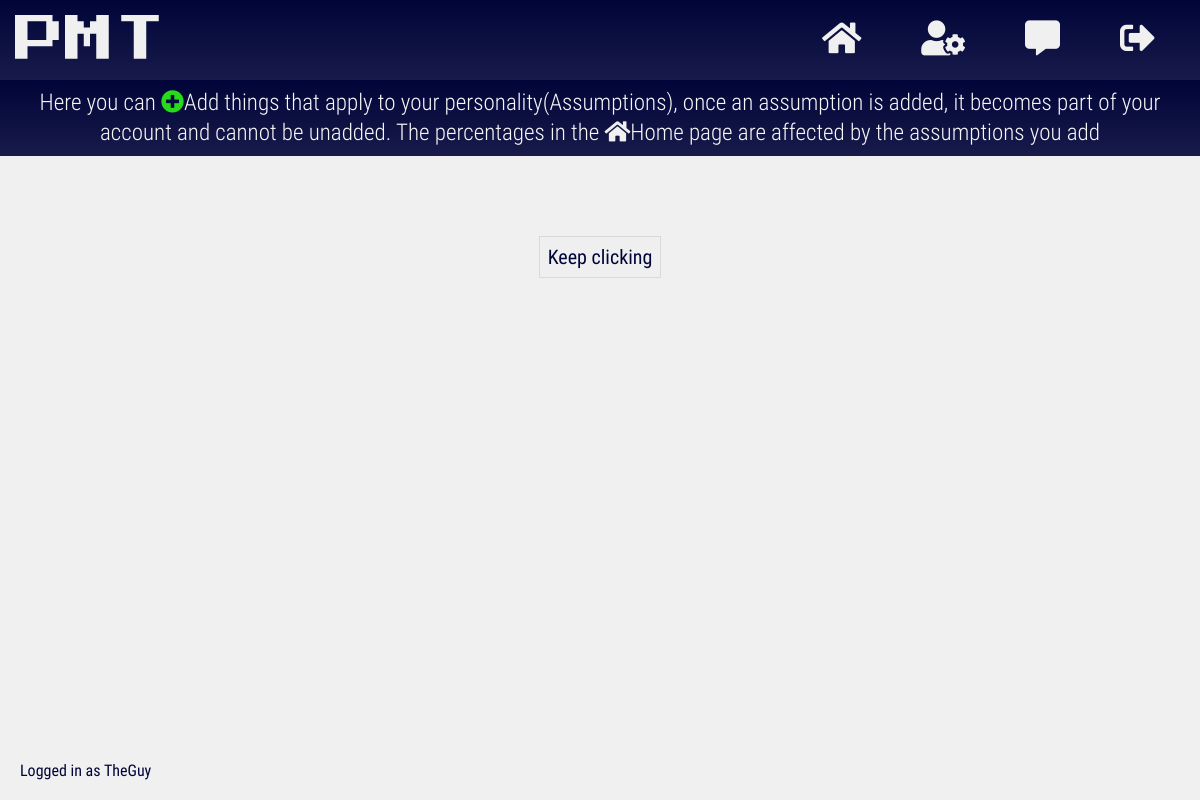
Page /assumptions (signed in) on the earlier database version.
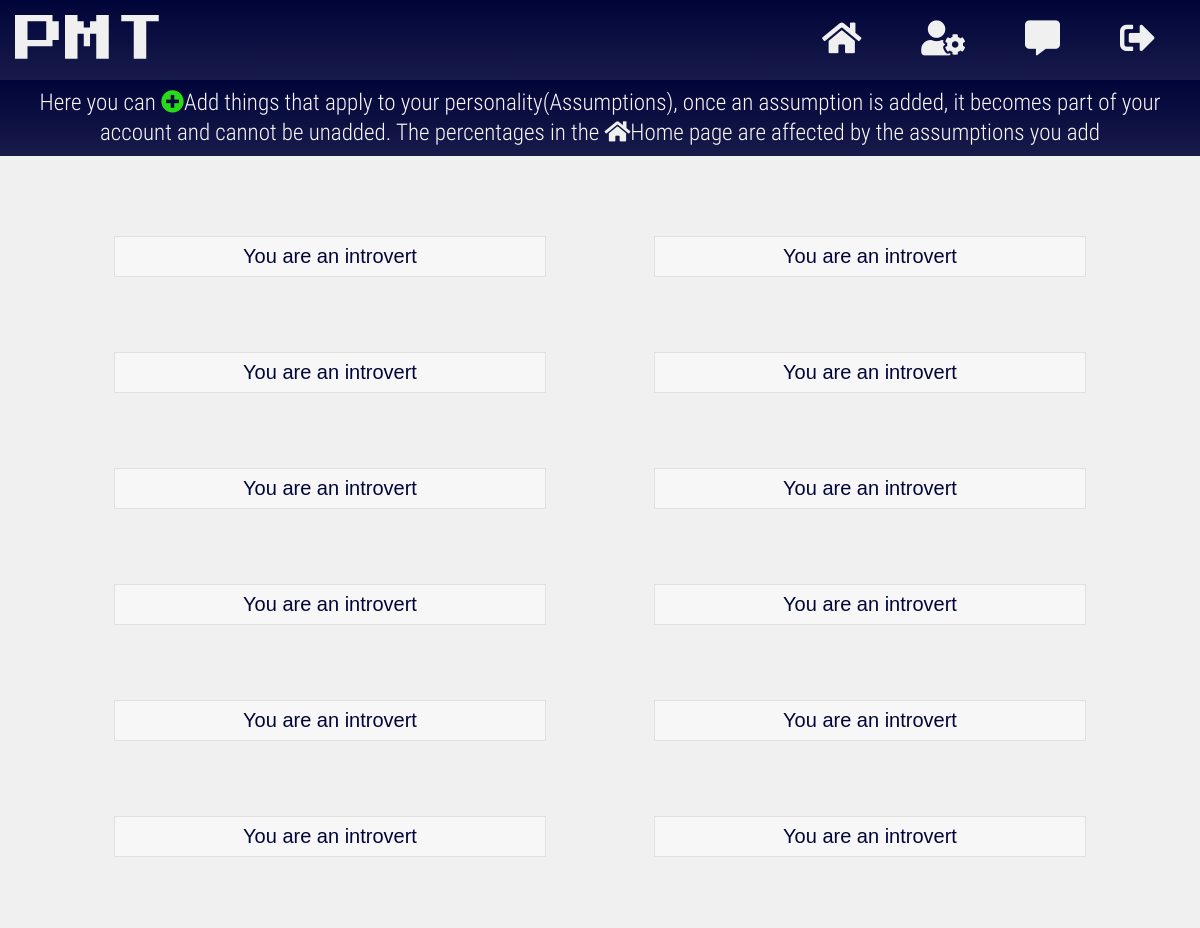
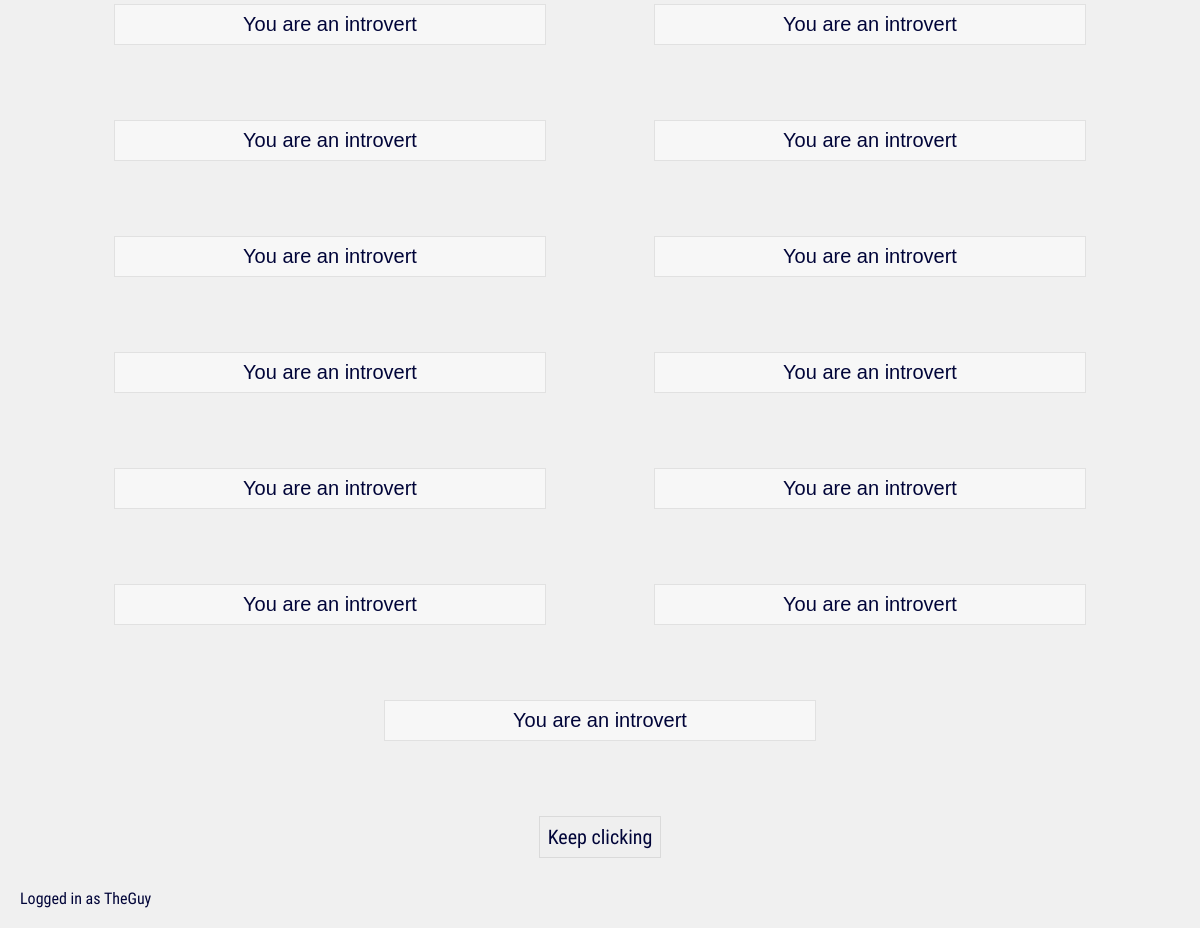
Same page on the later database version (2 pictures, top to bottom).
### app/models.py (models this page shows, shortened)
class User(db.Model, UserMixin):
    __tablename__ = 'users'
    id = db.Column(db.Integer(), primary_key=True)
    username = db.Column(db.String(length=20), nullable=False, unique=True)
    email = db.Column(db.String(length=50), nullable=False, unique=True)
    password_hash = db.Column(db.String(length=60), nullable=False)
    age = db.Column(db.Integer(), nullable=False)
    gender = db.Column(db.String(length=6), nullable=False)
    assumptions = db.relationship('Assumption', secondary=users_to_assumptions,
    backref=db.backref('users', lazy=True), lazy=True)
    added_users = db.relationship('User', secondary=users_to_users,
                  primaryjoin=(users_to_users.c.added_id == id),
                  secondaryjoin=(users_to_users.c.adder_id == id),
                  backref=db.backref('adder_users', lazy=True), lazy=True)
    messages_to_be_received = db.relationship('Message', backref='receiver',
    lazy=True)
    @property
    def password(self):
        return self.password

class Assumption(db.Model):
    __tablename__ = 'assumptions'
    id = db.Column(db.Integer(), primary_key=True)
    content = db.Column(db.String())
    content_type = db.Column(db.String())

### app/routes.py (the view)
@app.route('/assumptions')
@login_required
def assumptions_page():
    assumptions = Assumption.query.limit(25)
    return render_template('assumptions.html', assumptions=assumptions)

### user_loader/__init__.py (called while the page is built)
@login_manager.user_loader
def load_user(user_id):
    return User.query.get(int(user_id))

### app/templates/assumptions.html (shortened to what this page needs)
{% extends 'uniform/base.html' %}
{% block css_files %}
<link rel="stylesheet"
href="{{ url_for('static', filename='css/minified/assumptions.css') }}">
{% endblock %}
{% block content %}
<div class="help-text">
  Here you can <i class="fas fa-plus-circle"></i>Add things that apply to
  your personality(Assumptions), once an assumption is added, it becomes part
  of your account and cannot be unadded. The percentages in the
  <i class="fas fa-home"></i>Home page are affected by the assumptions you add
</div>
<ul id="list_of_assumptions">
  {% for assumption in assumptions %}
  {% if assumption not in current_user.assumptions %}
  <div class="list-item-wrapper" ASSUMPTION_ID="{{ assumption.id }}">
    <li class="{{ assumption.content_type }}">
      {{ assumption.content }}
    </li>
  </div>
  {% endif %}
  {% endfor %}
</ul>
<button type="button" name="load more" id="load_more">Keep clicking</button>
{% endblock %}
{% block footer %}
Logged in as {{ current_user.username }}
{% endblock %}

### app/templates/uniform/base.html (shortened to what this page needs)
<!DOCTYPE html>
<html lang="en" dir="ltr">
  <head>
    <link rel="stylesheet"
    href="{{ url_for('static', filename='css/uniform/minified/base.css') }}">
    {% if current_user.is_authenticated %}
    <link rel="stylesheet"
    href="{{ url_for('static', filename='icons/css/minified/all.css') }}">
    {% endif %}
    {% block css_files %}{% endblock %}
  </head>
  <body>
    <header>
      <span>
        <abbr title="Personality Matching Tool.">
          <a href="{{ url_for('home_page') }}">PMT</a>
        </abbr>
      </span>
      <nav>
        {% if current_user.is_authenticated %}
        <a href="{{ url_for('home_page') }}" title="home"><span class="home">
          <i class="fas fa-home"></i>
        </span></a>
        <a href="{{ url_for('assumptions_page') }}" title="assumptions">
          <span class="assumptions">
          <i class="fas fa-user-cog"></i>
          </span>
        </a>
        <a href="{{ url_for('messages_page') }}" title="messages">
          <span class="messages">
            <i class="fas fa-comment-alt"></i>
          </span>
        </a>
        <a href="{{ url_for('logout_page') }}" title="logout">
          <span class="logout">
          <i class="fas fa-sign-out-alt"></i>
        </span></a>
        {% endif %}
      </nav>
    </header>
    <main>
      {% block content %}{% endblock %}
    </main>
    <footer>
      {% block footer %}{% endblock %}
    </footer>
  </body>
</html>

### app/static/css/uniform/minified/base.css (style rules this page uses)
* { box-sizing:border-box;margin:0 }
body { background:#f0f0f0 }
header { display:flex;flex-direction:column;background:linear-gradient(to bottom,#000438,rgba(0,4,56,.9));color:#f0f0f0;padding-bottom:10px }
header>span { font-size:70px;margin:30px 0 30px 0;font-family:brand-font,sans-serif }
header abbr { text-decoration:none }
header * { text-align:center }
header>nav { display:flex;font-size:20px;font-weight:900 }
nav>a { flex-basis:100% }
a,a:active,a:hover,a:link,a:visited { color:inherit;text-decoration:none }
button,header { -webkit-touch-callout:none;-webkit-user-select:none;-khtml-user-select:none;-moz-user-select:none;-ms-user-select:none;user-select:none }
main { margin-bottom:50px }
footer { position:fixed;bottom:0;right:0;left:0;padding:20px;background:rgba(240,240,240);color:#000438;font-family:roboto-regular,sans-serif;text-align:center }
@media (min-width:769px) { header { flex-direction:row;padding:15px;justify-content:space-between;align-items:center } }
@media (min-width:769px) { header>span { font-size:50px;margin:0 } }
@media (min-width:769px) { header>nav { font-weight:100;font-size:35px } }
@media (min-width:769px) { nav>a>span { padding:10px 30px } }
@media (min-width:769px) { nav>a>span { -webkit-transition:background .1s ease;-o-transition:background .1s ease;-moz-transition:background .1s ease;-ms-transition:background .1s ease } }
@media (min-width:769px) { header { position:sticky;top:0;z-index:1 } }
@media (min-width:769px) { footer { text-align:left } }

### app/static/css/minified/assumptions.css (style rules this page uses)
ul { padding:0;margin:80px auto 0 auto;width:90%;display:flex;flex-wrap:wrap }
.list-item-wrapper { flex-basis:100%;position:relative;margin-bottom:75px }
li.type-text { border:1px solid rgba(0,0,0,.09);list-style:none;font-family:sans-serif;color:#000438;background:#f7f7f7;padding:8px;text-align:center }
button#load_more { padding:8px;color:#000438;border:1px solid rgba(0,0,0,.09);font-family:roboto-regular;font-size:20px;display:block;margin:0 auto 70px auto;cursor:pointer }
div.help-text { margin:0 auto 0 auto;padding:8px;text-align:center;font-family:roboto-light;color:#f7f7f7;line-height:1.3em;background:linear-gradient(to bottom,#000438,rgba(0,4,56,.9)) }
div>i.fa-plus-circle { color:#27db1a }
div>i.fa-home { color:#f0f0f0 }
@media (min-width:769px) { div.help-text { font-size:23px } }
@media (min-width:769px) { ul { justify-content:space-between } }
@media (min-width:769px) { li { transition:box-shadow 250ms ease } }
@media (min-width:769px) { li.type-text { font-size:20px } }
@media (min-width:769px) { ul { justify-content:space-around } }
@media (min-width:769px) { .list-item-wrapper { flex-basis:40% } }

Differences in the rows shown:
added Assumption: content "You are an introvert"
added Assumption: content "You are an introvert"
added Assumption: content "You are an introvert"
added Assumption: content "You are an introvert"
added Assumption: content "You are an introvert"
added Assumption: content "You are an introvert"
added Assumption: content "You are an introvert"
added Assumption: content "You are an introvert"
added Assumption: content "You are an introvert"
added Assumption: content "You are an introvert"
added Assumption: content "You are an introvert"
added Assumption: content "You are an introvert"
added Assumption: content "You are an introvert"
added Assumption: content "You are an introvert"
added Assumption: content "You are an introvert"
added Assumption: content "You are an introvert"
added Assumption: content "You are an introvert"
added Assumption: content "You are an introvert"
added Assumption: content "You are an introvert"
added Assumption: content "You are an introvert"
added Assumption: content "You are an introvert"
added Assumption: content "You are an introvert"
added Assumption: content "You are an introvert"
added Assumption: content "You are an introvert"
added Assumption: content "You are an introvert"
